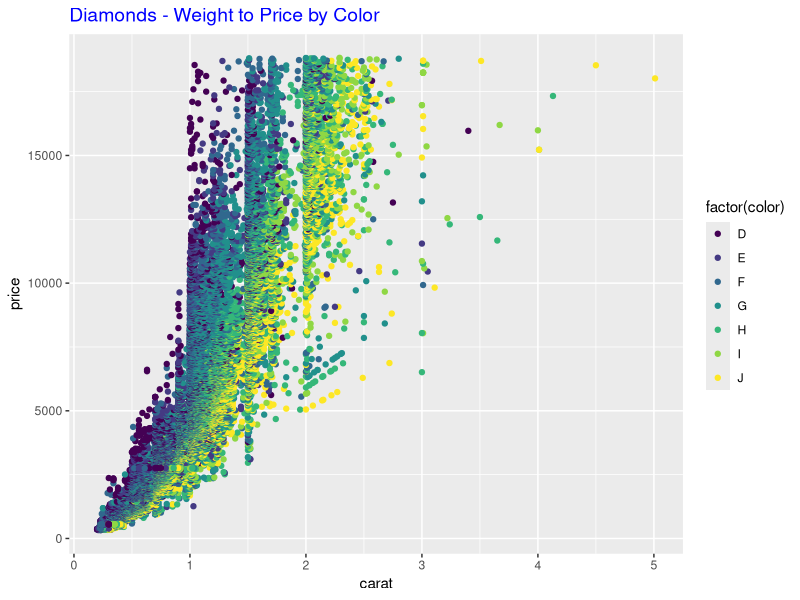
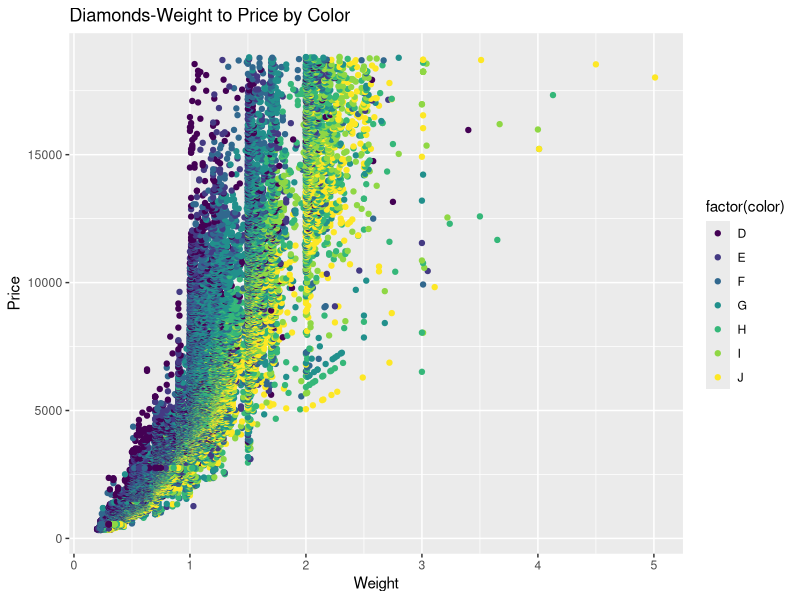
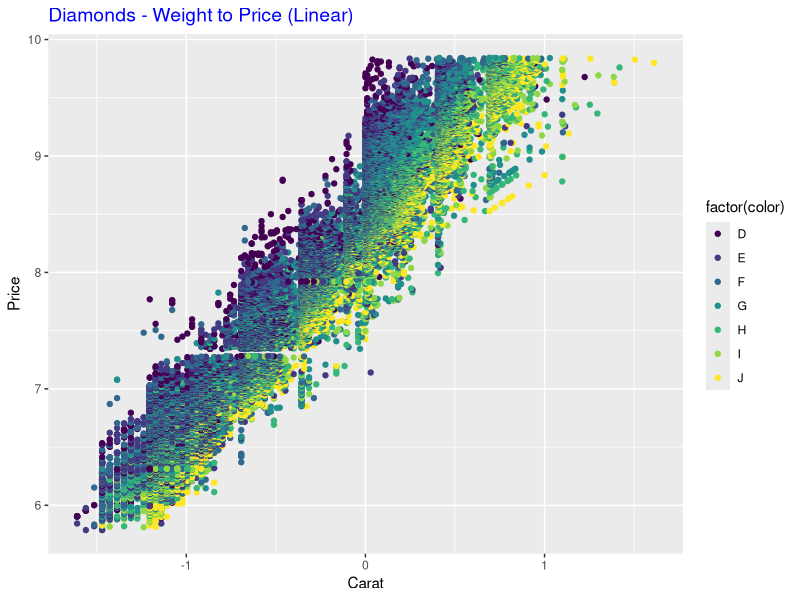
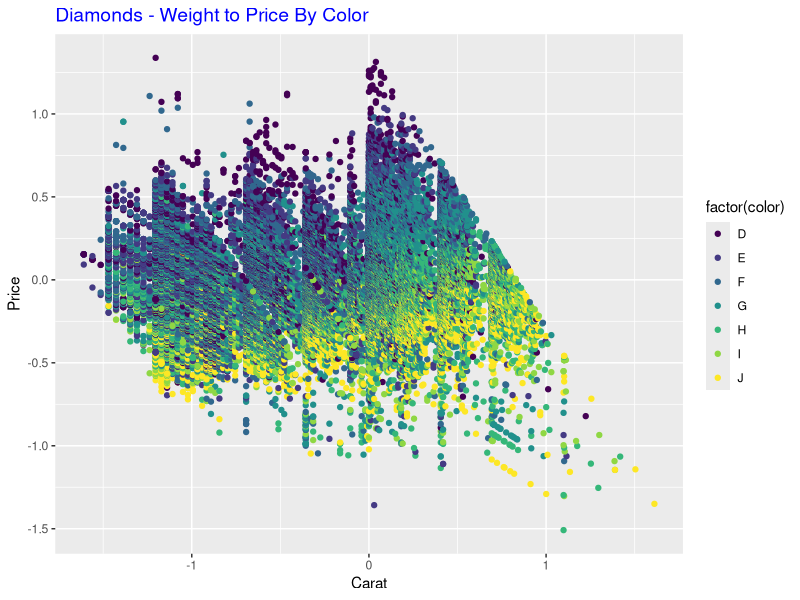
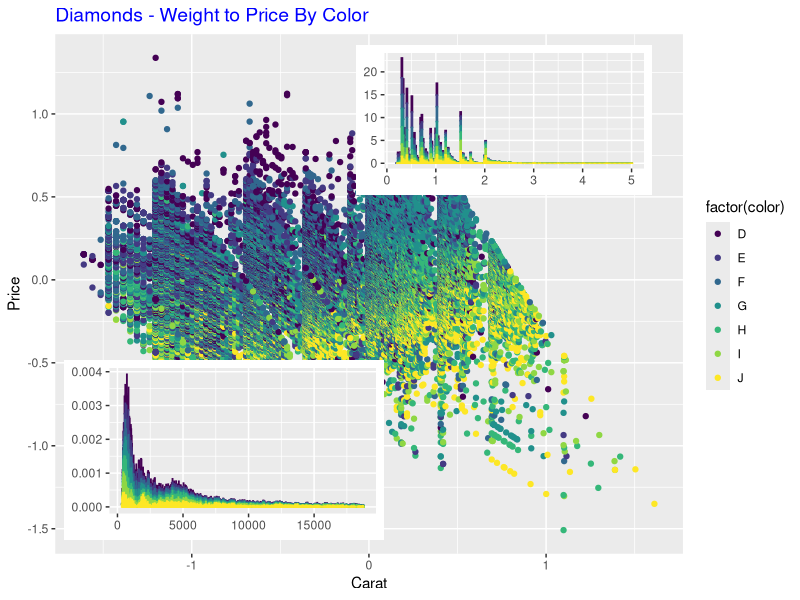

These figures' R source, in order:
#Chris Porter
#Math 510
# Homework 6 ggplot

#Overall Comments: Good Try! I have indicate the potential problem in the code and you have refer to. You can study the example
#                   I have given you and once you correcte your own and those codes really work, I am glad to grade your assignment
#                   second chance.

#First load ggplot2 and set the df to the diamonds dataframe
library(ggplot2)
df = diamonds

#2.) Create a simple scatter plot of Weight ("Carat") and Price using Color (the "Color" column in the diamonds 
#dataframe) as a facet. This might be the precursor for developing a model to predict price given some characteristic 
#like weight. Notice that the  relationship is non-linear. 


# To create the scatter plot I use ggplot, passing
# the carat, price and color through the aes argument.
# I use geom_point to create the scatter plot, 
# and color the dots based on their color variable.
# I edit the title using ggtitle
# I edit the text in the title using theme.
ggplot(df, aes(carat,price, color)) + 
  geom_point(stat="identity", aes(colour= factor(color))) + 
  ggtitle('Diamonds - Weight to Price by Color') +
  theme(plot.title = element_text(color = "Blue", size = 14))

#Comments: I tried the code and it seems doesn't work for me. I think maybe the problem is on "aes(carat, price, color)".
#          Basically speaking I think the ggplot is ploting with layers. You first set up one basic layer with the data of carat
#          and price. So it is not reasonable to see 3 dimensions in basic layer. And I have one good format you may have a look
ggplot(diamonds,aes(carat,price))+geom_point(aes(color=factor(color)))+labs(title="Diamonds-Weight to Price by Color",x='Weight',y='Price')


#3.)
#first I take the natural log, the default of the log function,
# of the price and carat fields.

#I then use the same pattern as above to plot this new scatter plot.
df$logPrice <- log(diamonds$price)
df$logCarat <- log(diamonds$carat)
ggplot(df, aes(logCarat,logPrice, color)) + 
  geom_point(stat="identity", aes(colour= factor(color))) + 
  labs(x="Carat", y="Price") +
  ggtitle('Diamonds - Weight to Price (Linear)') +
  theme(plot.title = element_text(color = "Blue", size = 14))


#4.)
# I use the lm function to create a linear model of
# the log of the Price as a function of the log of the Carat
# amount. And I add this column to the dataframe.
m1 <- lm(df$logPrice~df$logCarat)
df$priceResids <- resid(m1)

# I then use plot techniques as problems 2 and 3.
ggplot(df, aes(logCarat, priceResids, color)) + 
  geom_point(stat="identity", aes(colour= factor(color))) + 
  labs(x="Carat", y="Price") +
  ggtitle('Diamonds - Weight to Price By Color') +
  theme(plot.title = element_text(color = "Blue", size = 14))

#5.)
# First I load the grid package, from which I will use viewports
library(grid)

# I store the residual plot as above to the variable residPlot.
residPlot <- ggplot(df, aes(logCarat, priceResids, color)) + 
                geom_point(stat="identity", aes(colour= factor(color))) + 
                labs(x="Carat", y="Price") +
                ggtitle('Diamonds - Weight to Price By Color') +
                theme(plot.title = element_text(color = "Blue", size = 14))

# Next I create a density histogram of price, where I pass ..density.. to the y argument
# and set my binwidth to 30.
priceHist <- ggplot(df, aes(price)) + 
                geom_histogram(aes(y=..density.., colour= factor(color)), binwidth = 30) +
                theme(legend.position="none", axis.title.x=element_blank(),axis.title.y=element_blank())
# Next I create a density histogram of carat, where I pass ..density.. to the y argument
# and set my binwidth to .02555
caratHist <- ggplot(df, aes(carat)) + 
                geom_histogram(aes(y=..density.., colour= factor(color)), binwidth = 0.02555) +
                theme(legend.position="none", axis.title.x=element_blank(),axis.title.y=element_blank())

#display the residual plot.
residPlot

#Create the viewport
vp <-  viewport()

#define my sub viewport for the price histogram
# and print it
subvp<-viewport(width=.4,height=.3,x=.28,y=.25)
print(priceHist,vp=subvp)


#define my sub viewport for the carat histogram
# and print it
subvp<-viewport(width=.37,height=.25,x=.63,y=.8)
print(caratHist,vp=subvp)
